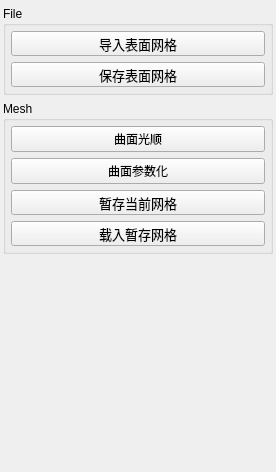
              <widget class="QWidget" name="scrollAreaWidgetContents">
               <property name="geometry">
                <rect>
                 <x>0</x>
                 <y>0</y>
                 <width>276</width>
                 <height>472</height>
                </rect>
               </property>
               <layout class="QVBoxLayout" name="verticalLayout_18">
                <property name="leftMargin">
                 <number>3</number>
                </property>
                <property name="topMargin">
                 <number>6</number>
                </property>
                <property name="rightMargin">
                 <number>3</number>
                </property>
                <property name="bottomMargin">
                 <number>3</number>
                </property>
                <item>
                 <widget class="QGroupBox" name="groupBox_2">
                  <property name="sizePolicy">
                   <sizepolicy hsizetype="Minimum" vsizetype="Preferred">
                    <horstretch>0</horstretch>
                    <verstretch>0</verstretch>
                   </sizepolicy>
                  </property>
                  <property name="title">
                   <string>File</string>
                  </property>
                  <layout class="QVBoxLayout" name="verticalLayout_10">
                   <property name="leftMargin">
                    <number>5</number>
                   </property>
                   <property name="topMargin">
                    <number>5</number>
                   </property>
                   <property name="rightMargin">
                    <number>5</number>
                   </property>
                   <property name="bottomMargin">
                    <number>5</number>
                   </property>
                   <item>
                    <widget class="QPushButton" name="btnOpenMesh">
                     <property name="minimumSize">
                      <size>
                       <width>0</width>
                       <height>25</height>
                      </size>
                     </property>
                     <property name="maximumSize">
                      <size>
                       <width>16777215</width>
                       <height>25</height>
                      </size>
                     </property>
                     <property name="font">
                      <font>
                       <family>黑体</family>
                       <pointsize>10</pointsize>
                      </font>
                     </property>
                     <property name="text">
                      <string>导入表面网格</string>
                     </property>
                     <property name="icon">
                      <iconset resource="Turbine_Blade.qrc">
                       <normaloff>:/Ticon/Resources/icon (4).png</normaloff>:/Ticon/Resources/icon (4).png</iconset>
                     </property>
                     <property name="iconSize">
                      <size>
                       <width>20</width>
                       <height>20</height>
                      </size>
                     </property>
                    </widget>
                   </item>
                   <item>
                    <widget class="QPushButton" name="btnSaveMesh">
                     <property name="maximumSize">
                      <size>
                       <width>16777215</width>
                       <height>25</height>
                      </size>
                     </property>
                     <property name="font">
                      <font>
                       <family>黑体</family>
                       <pointsize>10</pointsize>
                      </font>
                     </property>
                     <property name="text">
                      <string>保存表面网格</string>
                     </property>
                     <property name="icon">
                      <iconset resource="Turbine_Blade.qrc">
                       <normaloff>:/Ticon/Resources/icon (5).png</normaloff>:/Ticon/Resources/icon (5).png</iconset>
                     </property>
                     <property name="iconSize">
                      <size>
                       <width>18</width>
                       <height>18</height>
                      </size>
                     </property>
                    </widget>
                   </item>
                  </layout>
                 </widget>
                </item>
                <item>
                 <widget class="QGroupBox" name="groupBox_4">
                  <property name="sizePolicy">
                   <sizepolicy hsizetype="Minimum" vsizetype="Preferred">
                    <horstretch>0</horstretch>
                    <verstretch>0</verstretch>
                   </sizepolicy>
                  </property>
                  <property name="title">
                   <string>Mesh</string>
                  </property>
                  <layout class="QVBoxLayout" name="verticalLayout_2">
                   <property name="leftMargin">
                    <number>5</number>
                   </property>
                   <property name="topMargin">
                    <number>5</number>
                   </property>
                   <property name="rightMargin">
                    <number>5</number>
                   </property>
                   <property name="bottomMargin">
                    <number>5</number>
                   </property>
                   <item>
                    <widget class="QPushButton" name="btnSurfaceFairing">
                     <property name="text">
                      <string>曲面光顺</string>
                     </property>
                    </widget>
                   </item>
                   <item>
                    <widget class="QPushButton" name="btnSurfacePara">
                     <property name="text">
                      <string>曲面参数化</string>
                     </property>
                    </widget>
                   </item>
                   <item>
                    <widget class="QPushButton" name="btnCopyMesh">
                     <property name="maximumSize">
                      <size>
                       <width>16777215</width>
                       <height>25</height>
                      </size>
                     </property>
                     <property name="font">
                      <font>
                       <family>黑体</family>
                       <pointsize>10</pointsize>
                      </font>
                     </property>
                     <property name="text">
                      <string>暂存当前网格</string>
                     </property>
                     <property name="icon">
                      <iconset resource="Turbine_Blade.qrc">
                       <normaloff>:/Ticon/Resources/import1.png</normaloff>:/Ticon/Resources/import1.png</iconset>
                     </property>
                     <property name="iconSize">
                      <size>
                       <width>15</width>
                       <height>15</height>
                      </size>
                     </property>
                    </widget>
                   </item>
                   <item>
                    <widget class="QPushButton" name="btnRecoverMesh">
                     <property name="maximumSize">
                      <size>
                       <width>16777215</width>
                       <height>25</height>
                      </size>
                     </property>
                     <property name="font">
                      <font>
                       <family>黑体</family>
                       <pointsize>10</pointsize>
                      </font>
                     </property>
                     <property name="text">
                      <string>载入暂存网格</string>
                     </property>
                     <property name="icon">
                      <iconset resource="Turbine_Blade.qrc">
                       <normaloff>:/Ticon/Resources/import2.png</normaloff>:/Ticon/Resources/import2.png</iconset>
                     </property>
                     <property name="iconSize">
                      <size>
                       <width>15</width>
                       <height>15</height>
                      </size>
                     </property>
                    </widget>
                   </item>
                  </layout>
                 </widget>
                </item>
                <item>
                 <spacer name="verticalSpacer_3">
                  <property name="orientation">
                   <enum>Qt::Vertical</enum>
                  </property>
                  <property name="sizeHint" stdset="0">
                   <size>
                    <width>20</width>
                    <height>40</height>
                   </size>
                  </property>
                 </spacer>
                </item>
               </layout>
              </widget>
